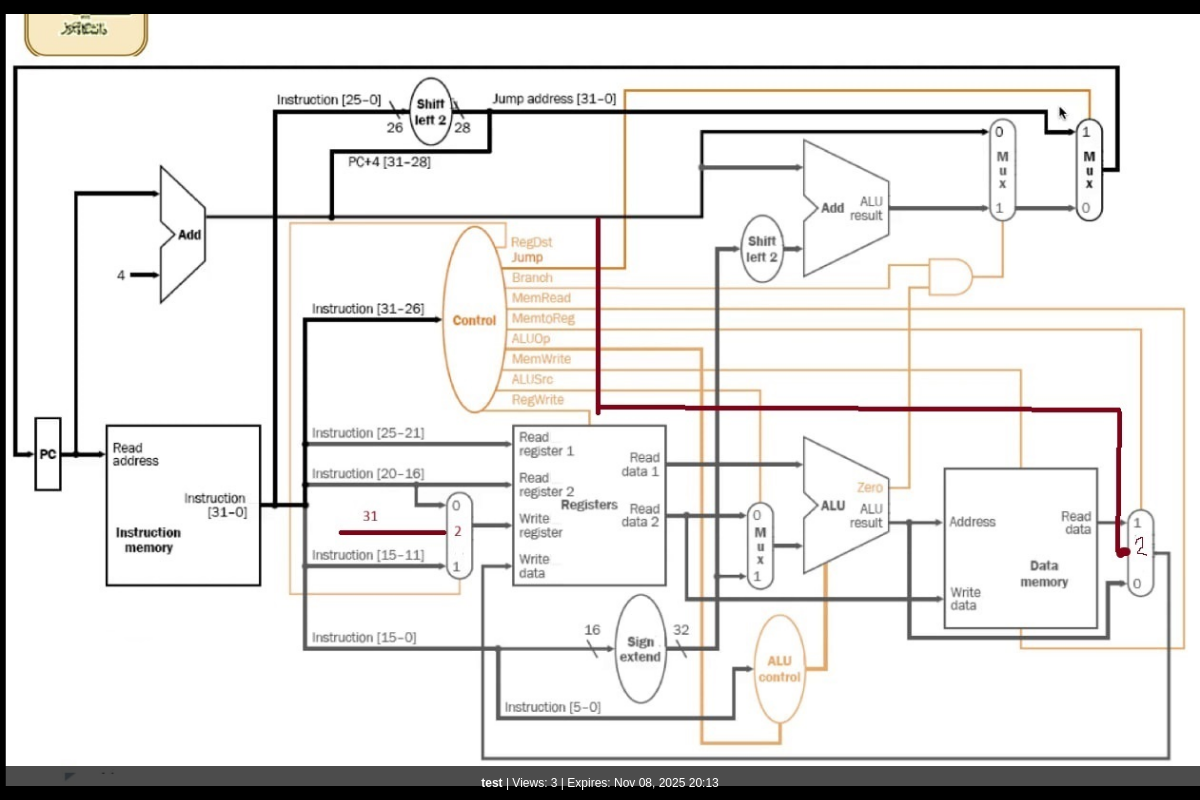
Screenshot of /view/6b16db7d44/ with the database file from the repository.
### uploads/models.py (models this page shows)
class UploadedFile(models.Model):
    upload_date= models.DateTimeField(auto_now_add=True)
    expire_date= models.DateTimeField(default=default_expire_time)
    file= models.FileField(upload_to=upload_path)
    title= models.CharField(max_length=120)
    share_link = models.CharField(max_length=10, unique=True, blank=True, editable=False)
    views= models.IntegerField(default=0)
    is_public = models.BooleanField(default=True)
    password=models.CharField(max_length=128,null=True,blank=True)
    class Meta:
        ordering=['upload_date']
    def save(self, *args, **kwargs):
        if not self.share_link:
            self.share_link = uuid.uuid4().hex[:10]
        super().save(*args, **kwargs)

### uploads/views.py (the view, shortened to what this page needs)
# urls.py: path('view/<str:link>/', views.view_file, name='view_file'),
def view_file(request, link):
    file=get_object_or_404(UploadedFile, share_link=link)
    if timezone.now()>file.expire_date:
        file.file.delete()
        file.delete()
        raise Http404("this link is expired")
    file.views += 1
    file.save()
    filename = file.file.name.lower()
    file_ext = os.path.splitext(filename)[1]
    if file_ext in ['.jpg', '.jpeg', '.png', '.gif', '.webp']:
        file_type = 'image'
    elif file_ext in ['.mp4', '.webm', '.ogg']:
        file_type = 'video'
    elif file_ext == '.pdf':
        file_type = 'pdf'
    else:
        file_type = 'other'
    context = {
        'obj': file,
        'file_type': file_type
    }
    return render(request, 'file.html', context)

### uploads/templates/file.html (shortened to what this page needs)
<!DOCTYPE html>
<html lang="en">
<head>
</head>
<body>
{% if file_type == 'image' %}
    <img src="{{ obj.file.url }}" class="preview" alt="{{ obj.title }}">
{% elif file_type == 'video' %}
    <video controls class="preview">
        <source src="{{ obj.file.url }}">
        Your browser does not support this video format.
    </video>
{% elif file_type == 'pdf' %}
  <a href="{{ obj.file.url }}" target="_blank">Open PDF</a>
{% else %}
    <iframe src="{{ obj.file.url }}" style="width:100%; height:100%; border:none;"></iframe>
{% endif %}
<div class="info">
    <strong>{{ obj.title|default:"Untitled" }}</strong>
    | Views: {{ obj.views|default:0 }}
    | Expires: {{ obj.expire_date|date:"M d, Y H:i" }}
</div>
</body>
</html>

### uploads/templates/file.html (style rules this page uses)
html, body { margin:0; padding:0; height:100%; overflow:hidden; background:#000; }
.preview { width:100%; height:100vh; object-fit:contain; }
.info { position:fixed; bottom:0; left:0; right:0; background:rgba(0,0,0,0.7); color:#fff; padding:10px; text-align:center; font:12px Arial,sans-serif; }

### rows the page displays
UploadedFile: file (picture), title "test", views "3", expire_date "Nov 08, 2025 20:13"
